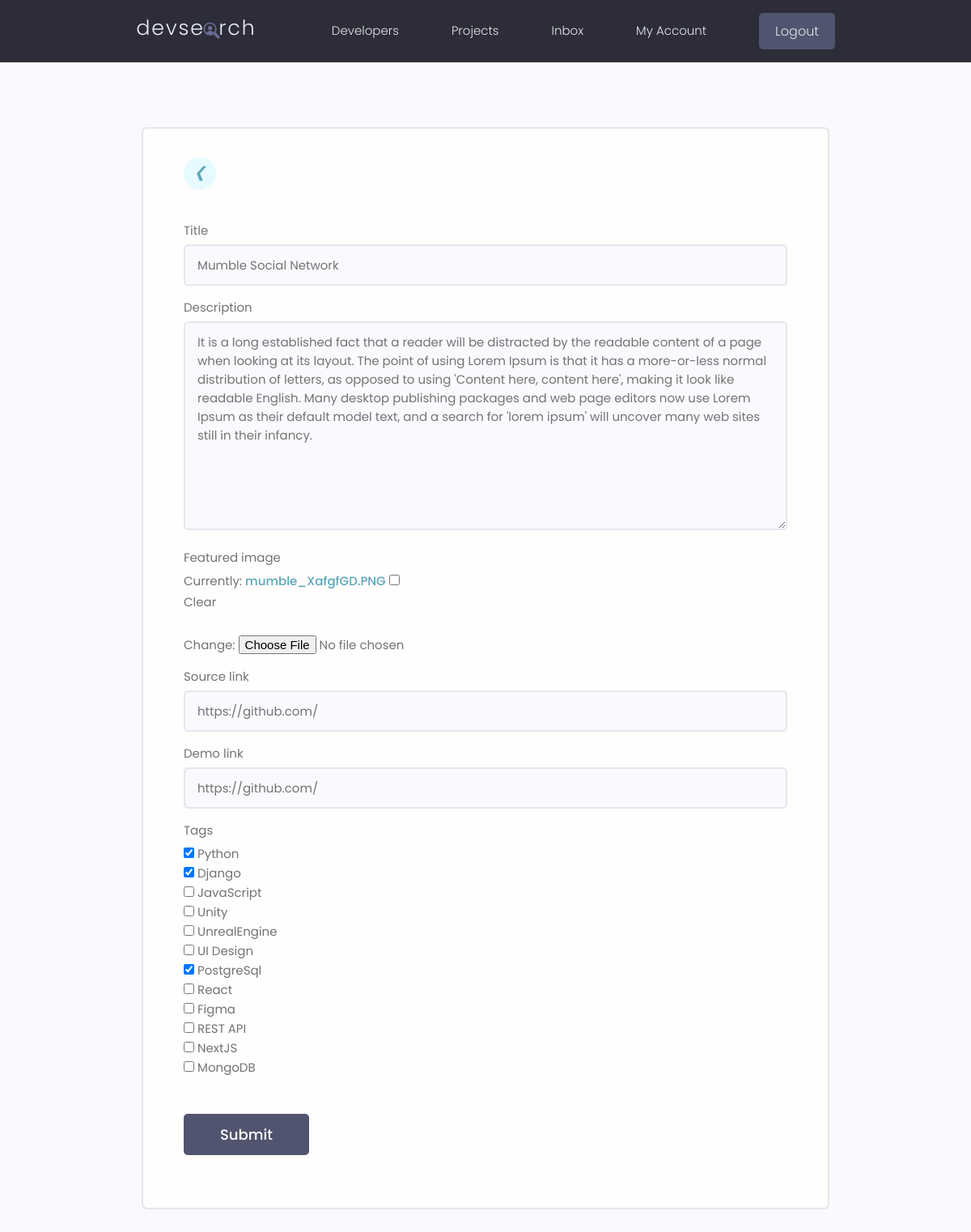
/projects/edit-project/e28ff3ee-ef7a-4426-8c53-defdee8509d4/ (signed in), run on the app's committed database.
### projects/models.py (models this page shows, shortened)
class Project(models.Model):
    owner = models.ForeignKey(Profile, on_delete=models.SET_NULL, null=True, blank=True)
    title = models.CharField(max_length=150, null=True, blank=True)
    description = models.TextField(null=True, blank=True)
    featured_image = models.ImageField(default='default.jpg', null=True, blank=True)
    source_link = models.CharField(max_length=200, null=True, blank=True)
    demo_link = models.CharField(max_length=200, null=True, blank=True)
    votes_ratio = models.IntegerField(default=0, null=True, blank=True)
    votes_total = models.IntegerField(default=0, null=True, blank=True)
    tags = models.ManyToManyField('Tag', blank=True)
    created = models.DateTimeField(auto_now_add=True)
    updated = models.DateTimeField(auto_now=True)
    id = models.UUIDField(default=uuid4, unique=True, editable=False, primary_key=True)
    class Meta:
        ordering = ['-votes_ratio', '-votes_total']

### projects/views.py (the view)
# urls.py: path('edit-project/<str:pk>/', views.edit_project, name='edit_project'),
@login_required(login_url='login')
def edit_project(request, pk):
    profile = request.user.profile
    project = profile.project_set.get(id=pk)
    form = ProjectForm(instance=project)
    if request.method == 'POST':
        form = ProjectForm(request.POST, request.FILES, instance=project)
        if form.is_valid():
            form.save()
            return redirect('account')
    context = {'form': form}
    return render(request, 'projects/project_form.html', context)

### projects/forms.py
class ProjectForm(ModelForm):
    class Meta:
        model = Project
        fields = [
            'title',
            'description',
            'featured_image',
            'source_link',
            'demo_link',
            'tags',
        ]
        widgets = {
            'tags': forms.CheckboxSelectMultiple()
        }
    def __init__(self, *args, **kwargs):
        super().__init__(*args, **kwargs)
        for name, field in self.fields.items():
            field.widget.attrs.update({'class': 'input'})

### projects/models.py (called while the page is built)
    def __str__(self):
        return self.name

### projects/templates/projects/project_form.html (shortened to what this page needs)
{% extends 'main.html' %}
{% block content %}
    <main class="formPage my-xl">
        <div class="content-box">
            <div class="formWrapper">
                <a class="backButton" href="{% url 'account' %}"><i class="im im-angle-left">&#10094;</i></a>
                <br>
                <form class="form" method="POST" enctype="multipart/form-data">
                    {% for field in form %}
                        <div class="form__field">
                            <label for="formInput#text">{{ field.label }}</label>
                            {{ field }}
                        </div>
                    {% endfor %}
                    <input class="btn btn--sub btn--lg  my-md" type="submit" value="Submit" />
                </form>
            </div>
        </div>
    </main>
{% endblock %}

### static/styles/app.css (style rules this page uses)
:root { --color-sub: #2d2d39; }
.btn--sub { background-color: var(--color-sub-light); }
.content-box { width: 95%; max-width: 85rem; margin: 0 auto; }
.backButton { background: var(--color-main-light); color: var(--color-main); width: 4rem; height: 4rem; display: flex; align-items: center; justify-content: center; border-radius: 50%; }
.backButton i { font-size: 1.8rem; }
.formPage .formWrapper { list-style: none; background: var(--color-white); padding: 3.5rem 5rem; border: 2px solid var(--color-light); border-radius: 0.7rem; }

### static/uikit/styles/modules/_variables.css (style rules this page uses)
:root { --color-main: #5aa5b9; --color-main-light: #e6faff; --color-sub: #3f4156; --color-sub-light: #51546e; --color-sub-lighter: #ededfd; --color-text: #737373; --color-gray: #8b8b8b; --color-light: #e5e7eb; --color-light-gray: #767676; --color-bg: #f8fafd; --color-white: #fffefd; --color-white-light: #f3f3f3; --color-success: #359e64; --color-success-bg: #def8e8; --color-error: #fc4b0b; --color-error-bg: #fff2ee; --font-base: 'Poppins', arial, helvetica, 'Segoe UI', roboto, ubuntu, sans-serif; --font-monospace: 'Fira Code', 'Courier New', courier, monospace; --font-regular: 300; --font-medium: 500; --font-bold: 700; --generic-shadow: 1px 1px 5px #00000010; --generic-transition: all 0.3s ease-in-out; }

### static/uikit/styles/modules/_base.css (style rules this page uses)
* { margin: 0; padding: 0; box-sizing: border-box; text-rendering: optimizeLegibility; color: inherit; font-size: inherit; }
html { font-size: 50%; }
@media only screen and (min-width: 480px) { html { font-size: 56.25%; } }
@media only screen and (min-width: 1200px) { html { font-size: 62.5%; } }
body { line-height: 1.6; font-weight: 400; font-size: 1.5rem; color: var(--color-text); background-color: var(--color-bg); min-height: 100vh; }

### static/uikit/styles/modules/_typography.css (style rules this page uses)
* { font-family: var(--font-base); }
a { padding-bottom: 2px; text-decoration: none; display: inline-block; color: var(--color-main); font-weight: var(--font-medium); }

### static/uikit/styles/modules/_utilities.css (style rules this page uses)
.my-md { margin: 3rem auto; }
.my-xl { margin: 8rem auto; }

### static/uikit/styles/modules/_button.css (style rules this page uses)
.btn { display: inline-block; position: relative; cursor: pointer; background-color: var(--color-light); font-weight: var(--font-medium); color: var(--color-sub); text-decoration: none; padding: 1rem 2rem; border-radius: 0.5rem; border: none; width: -webkit-fit-content; width: -moz-fit-content; width: fit-content; height: -webkit-fit-content; height: -moz-fit-content; height: fit-content; font-size: 1.6rem; outline-width: 0; outline-color: transparent; -webkit-backface-visibility: hidden; backface-visibility: hidden; transition: all 0.3s ease-in-out; }
.btn--sub { background-color: var(--color-sub); color: var(--color-white); }
.btn--lg { font-size: 1.8rem; padding: 1.2rem 4.5rem; }

### static/uikit/styles/modules/_form.css (style rules this page uses)
.form { display: block; }
.form__field { margin-top: 1.5rem; margin-bottom: 1.5rem; }
.form__label, .form__field > label { display: block; margin-bottom: 0.5rem; color: var(--color-text); }
input.input[type='text'], input.input[type='email'], input.input[type='password'], input.input[type='number'], textarea.input { min-width: 24rem; width: 100%; padding: 1.2rem 1.5rem; border-radius: 0.5rem; border: 2px solid var(--color-light); transition: all 0.3s ease-in-out; background-color: var(--color-bg); }

### data on the page
Project: form "Mumble Social Network" "It is a long established fact that a reader will be distracted by the readable content of a page when looking at its layout. The point of using Lorem Ipsum is that it has a more-or-less normal distribution of letters, as opposed to using 'Content here, content here', making it look like readable English. Many desktop publishing packages and web page editors now use Lorem Ipsum as their default model text, and a search for 'lorem ipsum' will uncover many web sites still in their infancy." "https://github.com/" "https://github.com/"

### other printed values
{{ field.label }} "Title" "Description" "Featured image" "Source link" "Demo link" "Tags"
